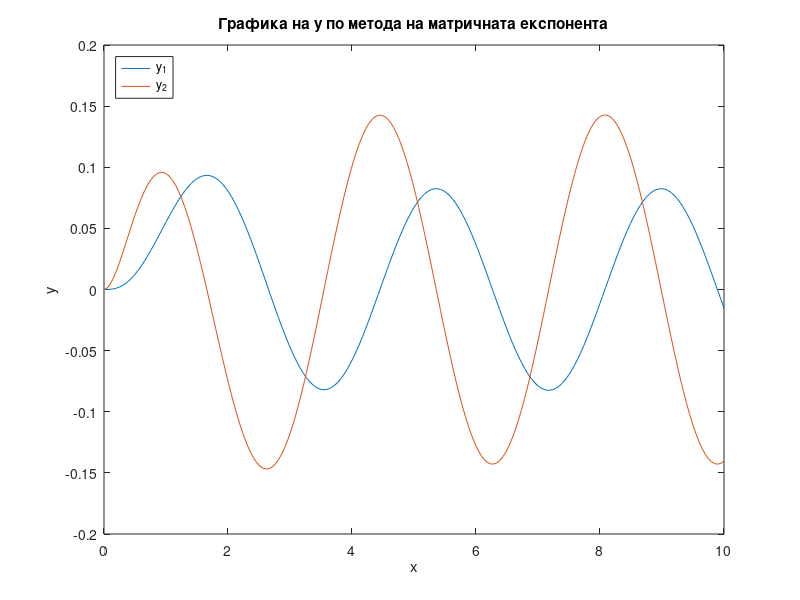

MATLAB code to generate this figure:
function secondTask
A = [0, 1; -3, 0]; % матрица на коефициенти
B = @(x)[0; myFunction(x)]; % свободни коефициенти
expA = expm(A); % матрична експонента

% начални условия
y0 = [0; 0];
% създаване на масив от времеви точки
t = linspace(0, 10, 200);
% създаване на масив за съхранение на резултатите
y = zeros(length(y0), length(t)); 

for i = 1:length(t)
    integrand = @(s) expm(A*(t(i)-s)) * B(s);
    y(:,i) = expA * y0 + integral(integrand, 0, t(i), 'ArrayValued', true);
end

figure(2),plot(t, y(1,:),t,y(2,:));
title('Графика на y по метода на матричната експонента');
xlabel('x');
ylabel('y');
legend('y_1', 'y_2', 'Location', 'northwest', 'Orientation', 'vertical');

end

function f = myFunction(x)
f = x*exp(-2*x);
end